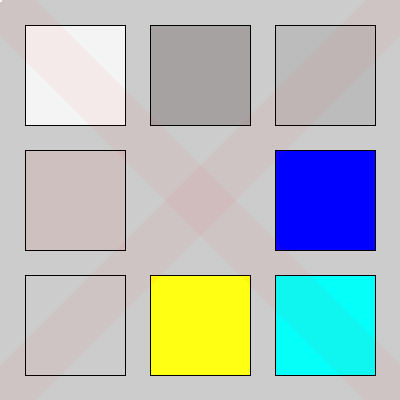
Frame 1 (no input)
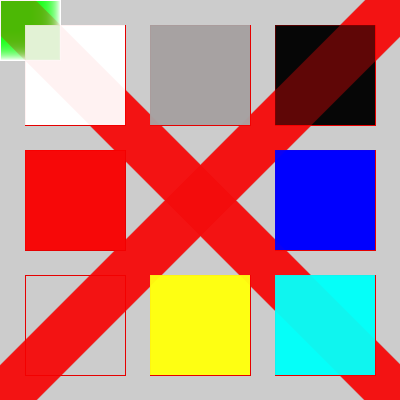
Frame 60 (the mouse pressed at the canvas centre just before this capture)
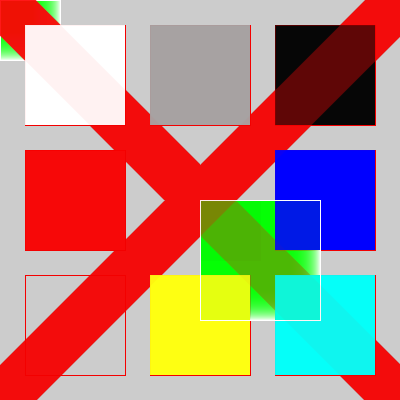
Frame 120 (the mouse held since frame 60 and released just before this capture)

The Processing sketch that drew these frames (run headless with seeded random() and noise(); from frame 60 on, the mouse is pressed at the canvas centre):

// Processing sketch: processing_165384
// ── processing_165384.pde

byte num;
void setup(){
size(400,400);
}

void draw(){
num +=1;
strokeWeight(1);
fill(255,255,255,200);
rect(25,25,100,100);
fill(#A7A2A2);
rect(150,25,100,100);
fill(0,0,0,20);
rect(275,25,100,100);
fill(255,0,0,15);
rect(25,150,100,100);

fill(0,0,255);
rect(275,150,100,100);
fill(#FF0DFC,0);
rect(25,275,100,100);
fill(#FEFF12);
rect(150,275,100,100);
fill(#05FFF9);
rect(275,275,100,100);
stroke(255);
fill(0,255,0,25);
rect(mouseX,mouseY,num,num);
stroke(255,0,0,10);
strokeWeight(50);
line(0,0,400,400);
line(400,0,0,400);
}
